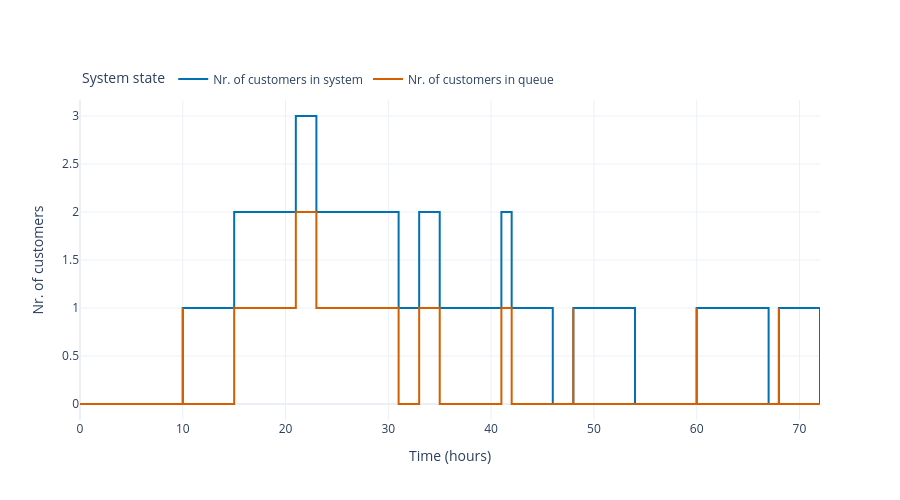

The code cell stored with this chart in its notebook:
### Markdown cell above
#### 7. Plot system state, interarrival times and service times

### Code cell
sim.plot_system_state()

### Figure 1 — Plotly figure (JSON) as saved in the notebook; plotly's stock layout.template omitted (floating-point values rounded to 4 significant figures)
{"data": [{"hovertemplate": "Time: %{x:.2f} h<br>Nr. of customers in system: %{y}<extra></extra>", "line": {"color": "#0072B2", "shape": "hv"}, "mode": "lines", "name": "Nr. of customers in system", "type": "scatter", "x": [0.0, 10.0, 10.0, 15.0, 21.0, 23.0, 23.0, 31.0, 31.0, 33.0, 35.0, 35.0, 41.0, 42.0, 42.0, 46.0, 48.0, 48.0, 54.0, 60.0, 60.0, 67.0, 68.0, 68.0, 72.0], "y": [0, 1, 1, 2, 3, 2, 2, 1, 1, 2, 1, 1, 2, 1, 1, 0, 1, 1, 0, 1, 1, 0, 1, 1, 0]}, {"hovertemplate": "Time: %{x:.2f} h<br>Nr. of customers in queue: %{y}<extra></extra>", "line": {"color": "#D55E00", "shape": "hv"}, "mode": "lines", "name": "Nr. of customers in queue", "type": "scatter", "x": [0.0, 10.0, 10.0, 15.0, 21.0, 23.0, 23.0, 31.0, 31.0, 33.0, 35.0, 35.0, 41.0, 42.0, 42.0, 46.0, 48.0, 48.0, 54.0, 60.0, 60.0, 67.0, 68.0, 68.0, 72.0], "y": [0, 1, 0, 1, 2, 2, 1, 1, 0, 1, 1, 0, 1, 1, 0, 0, 1, 0, 0, 1, 0, 0, 1, 0, 0]}], "layout": {"height": 500, "legend": {"orientation": "h", "title": {"text": "System state"}, "x": 0, "xanchor": "left", "y": 1.02, "yanchor": "bottom"}, "xaxis": {"title": {"text": "Time (hours)"}}, "yaxis": {"title": {"text": "Nr. of customers"}}}}
